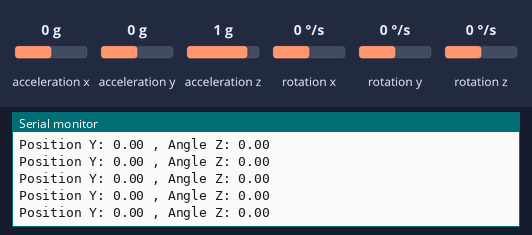
Simulated run of this sketch. Board: Arduino Uno, built with avr-gcc and run on an emulated ATmega328P. On the bench: the last lines printed to the serial monitor. Inputs (shaded band) come from the test bench; at power-on: acceleration y 0 g, rotation z 0 °/s, acceleration x 0 g, acceleration z 1 g, rotation x 0 °/s, rotation y 0 °/s.

Above: at 1.2 s.
1.3 s: acceleration y set to -1.4 g
At 1.41 s:
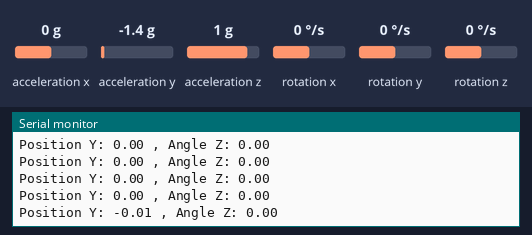
4.3 s: rotation z set to -192 °/s
At 4.3 s:
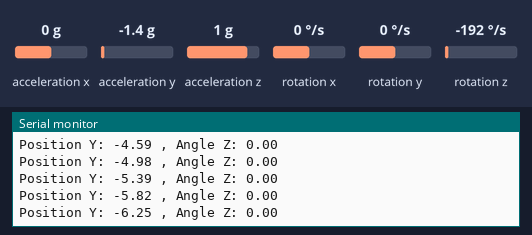
5.8 s: acceleration y set to -0.8 g
At 5.8 s:
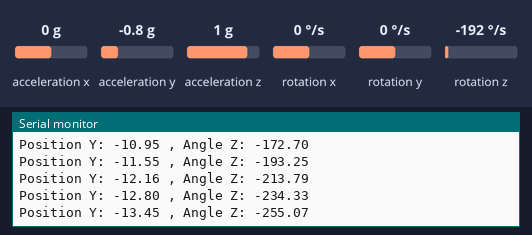
Timing chart, 0 to 8.8 s (numbered marks = the images above; inputs shaded):
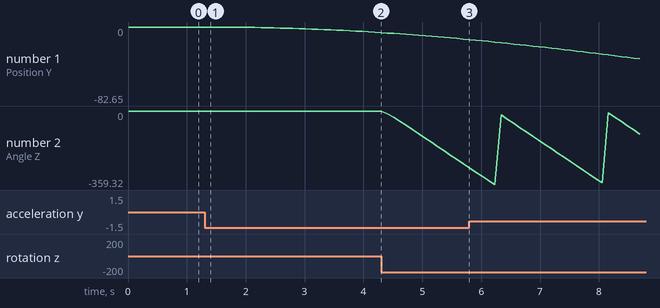

The sketch:

get_data.ino
```cpp
#include <MPU9250.h>

MPU9250 mpu;

// Kalman filter variables for acceleration
float ay_est; // Estimated acceleration
float P_ay = 1; // Error covariance
float Q_a = 0.1; // Process noise for acceleration
float R_a = 0.1; // Measurement noise for acceleration
float K_ay; // Kalman gain

// Kalman filter variables for gyroscope
float gz_est; // Estimated gyro on z-axis
float P_gz = 1; // Error covariance
float Q_g = 0.1; // Process noise for gyro
float R_g = 0.1; // Measurement noise for gyro
float K_gz; // Kalman gain for gyro

// Velocity and position variables
float velocityY = 0;
float positionY = 0;
float angleZ = 0; // orientation in the 2D plane
float initialGyroZ;
unsigned long previousTime = 0;

void setup() {
  Serial.begin(115200);
  Wire.begin();
  if (!mpu.setup(0x68)) {
    Serial.println("MPU setup failed");
    return;
  }

  // Initialize the estimates
  ay_est = 0;
  gz_est = 0;
  previousTime = millis();

  mpu.update();
  initialGyroZ = mpu.getGyroZ(); // Store initial gyro reading on z-axis
}

void loop() {
  mpu.update();

  // Read the current acceleration and gyro values
  float ay = mpu.getAccY();
  float gz = mpu.getGyroZ() - initialGyroZ; // Subtract initial value for relative rotation

  // Prediction step
  // Since we're not modeling any system dynamics, the predictions are just the previous estimate
  // The error covariance increases by process noise
  P_ay += Q_a;
  P_gz += Q_g;

  // Update step
  // Compute the Kalman gain
  K_ay = P_ay / (P_ay + R_a);
  K_gz = P_gz / (P_gz + R_g);

  // Update the estimates and error covariance
  ay_est += K_ay * (ay - ay_est);
  gz_est += K_gz * (gz - gz_est);
  P_ay *= (1 - K_ay);
  P_gz *= (1 - K_gz);

  // Update the velocities and positions
  unsigned long currentTime = millis();
  float deltaTime = (currentTime - previousTime) / 1000.0; // time in seconds

  // Update the angle using the gyro z-axis
  angleZ += gz_est * deltaTime;
  angleZ = fmod(angleZ, 360.0); // Keep angle in the range [0, 360)

  // Update the velocity and position using the y-axis acceleration
  velocityY += ay_est * deltaTime;
  positionY += velocityY * deltaTime;

  previousTime = currentTime;

  // Print values
  Serial.print("Position Y: ");
  Serial.print(positionY);
  Serial.print(" , Angle Z: ");
  Serial.println(angleZ);

  delay(100);
}
```

Measured:
- after the input at 1.3 s, the serial monitor: prints a new line after 0.11 s (image 1)
- plotted number 1: 0 → -6.25 after the input at 1.3 s, -6.25 → -13.45 after the input at 4.3 s
- plotted number 2: 0 → -255.07 after the input at 4.3 s
